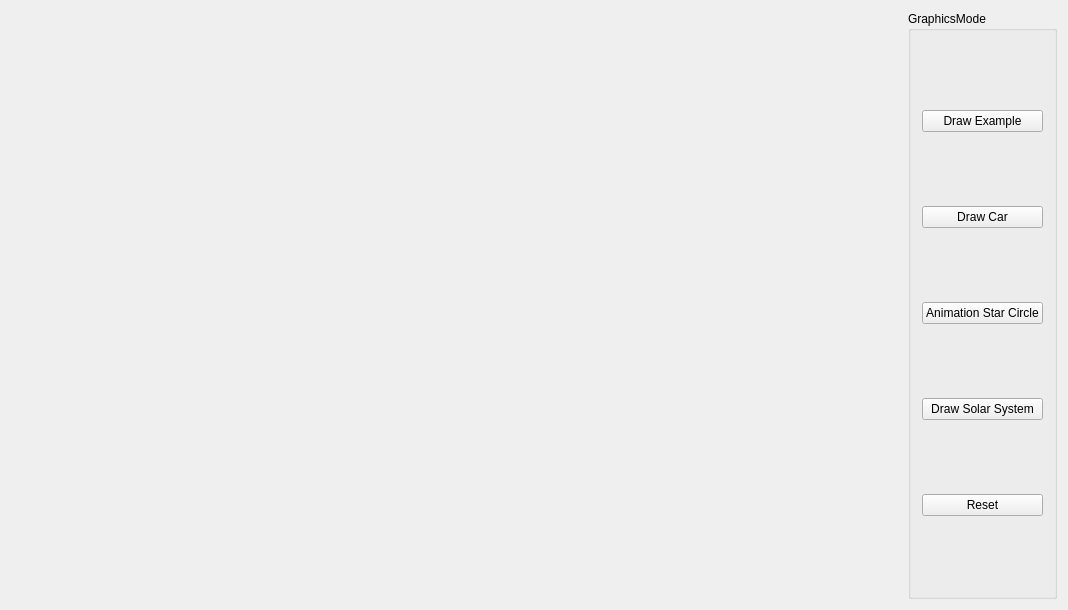
<?xml version="1.0" encoding="UTF-8"?>
<ui version="4.0">
 <class>MainWindow</class>
 <widget class="QMainWindow" name="MainWindow">
  <property name="geometry">
   <rect>
    <x>0</x>
    <y>0</y>
    <width>1068</width>
    <height>610</height>
   </rect>
  </property>
  <property name="windowTitle">
   <string>MainWindow</string>
  </property>
  <widget class="QWidget" name="centralWidget">
   <layout class="QHBoxLayout" name="horizontalLayout">
    <item>
     <widget class="graphics" name="GraphicsPresenter" native="true">
      <property name="sizePolicy">
       <sizepolicy hsizetype="Expanding" vsizetype="Preferred">
        <horstretch>0</horstretch>
        <verstretch>0</verstretch>
       </sizepolicy>
      </property>
     </widget>
    </item>
    <item>
     <widget class="QGroupBox" name="GraphicsControl">
      <property name="title">
       <string>GraphicsMode</string>
      </property>
      <layout class="QVBoxLayout" name="verticalLayout">
       <item>
        <widget class="QPushButton" name="BtnDrawEx">
         <property name="text">
          <string>Draw Example</string>
         </property>
        </widget>
       </item>
       <item>
        <widget class="QPushButton" name="BtnDrawCar">
         <property name="text">
          <string>Draw Car</string>
         </property>
        </widget>
       </item>
       <item>
        <widget class="QPushButton" name="BtnAnimation">
         <property name="text">
          <string>Animation Star Circle</string>
         </property>
        </widget>
       </item>
       <item>
        <widget class="QPushButton" name="BtnDrawSolarSys">
         <property name="text">
          <string>Draw Solar System</string>
         </property>
        </widget>
       </item>
       <item>
        <widget class="QPushButton" name="BtnReset">
         <property name="text">
          <string>Reset</string>
         </property>
        </widget>
       </item>
      </layout>
     </widget>
    </item>
   </layout>
  </widget>
 </widget>
 <layoutdefault spacing="6" margin="11"/>
 <customwidgets>
  <customwidget>
   <class>graphics</class>
   <extends>QWidget</extends>
   <header>graphics.h</header>
   <container>1</container>
  </customwidget>
 </customwidgets>
 <resources/>
 <connections/>
</ui>
